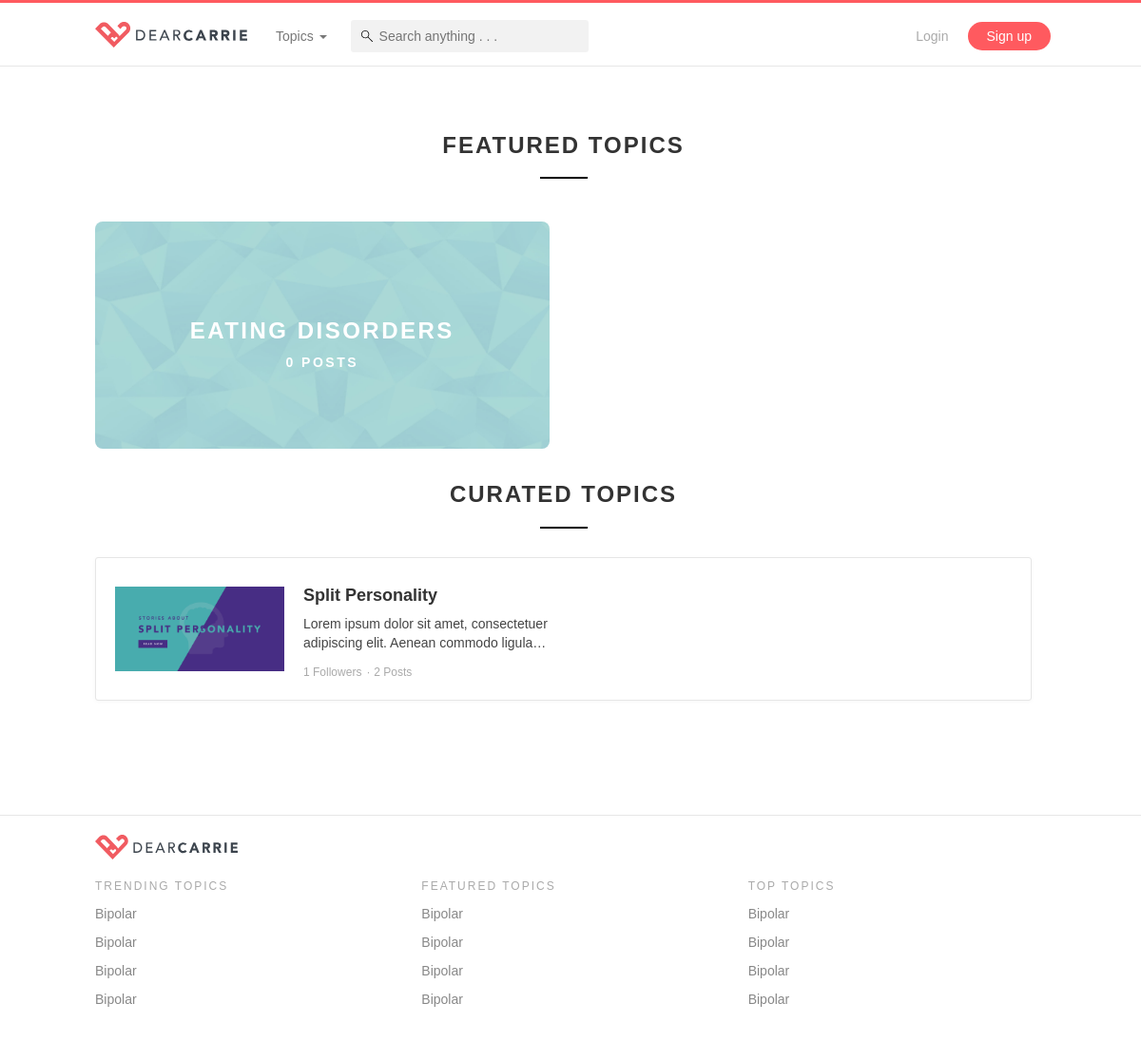
Page /topic.php on the committed database.
### tables this page shows
CREATE TABLE `topics` (
  `id` int(11) NOT NULL,
  `main_image` varchar(255) NOT NULL,
  `background` varchar(255) NOT NULL,
  `title` varchar(255) NOT NULL,
  `short_desc` varchar(255) NOT NULL,
  `description` varchar(255) NOT NULL,
  `date` timestamp NOT NULL DEFAULT CURRENT_TIMESTAMP ON UPDATE CURRENT_TIMESTAMP,
  `followers` int(11) NOT NULL DEFAULT '0',
  `posts` int(11) NOT NULL DEFAULT '0',
  `url` varchar(255) NOT NULL,
  `tel` varchar(255) NOT NULL,
  `type` varchar(255) NOT NULL,
  `order_num` int(11) NOT NULL,
  `score` double NOT NULL DEFAULT '0',
  `published` int(11) NOT NULL DEFAULT '1'
);

### controllers/commonFunctions.php (called while the page is built, shortened)
<?php
function checkLogin() {
	if(isset($_SESSION["role"])) {
		return false;
	}
	else {
		return true;
	}
}
function connectToDataBase() {
	$theLineToDatabase =  mysqli_connect("localhost","root","root","dearcarrie");
	if(!$theLineToDatabase) {
		header("location: error.php?msg=Database connection error");
		exit();
	}
	else {
	  return $theLineToDatabase;
	}
}
function displayFeaturedTopics() {
	$conn = connectToDataBase();
	$sql = "SELECT * FROM topics WHERE type = 'featured' ORDER BY order_num";
	$result = $conn->query($sql);
	$resArr = array();
	if ($result->num_rows > 0) {
		 while($row = $result->fetch_assoc()) {
			 $resArr[] = $row;
		 }
	}
	return $resArr;
}
function displayCuratedTopics() {
	$conn = connectToDataBase();
	$sql = "SELECT * FROM topics WHERE type = 'curated' ORDER BY order_num";
	$result = $conn->query($sql);
	$resArr = array();
	if ($result->num_rows > 0) {
		 while($row = $result->fetch_assoc()) {
			 $resArr[] = $row;
		 }
	}
	return $resArr;
}
function countPostByTopicID($topicid) {
	$conn = connectToDataBase();
	$sql = "SELECT COUNT(*) AS total
					FROM curation c
					INNER JOIN posts p ON c.postid = p.id
					WHERE c.topicid='$topicid' AND p.published = 1";
	$result = $conn->query($sql);
	$value = $result->fetch_assoc();
	return $value["total"];
}
function countFollowersByTopicID($topicid) {
	$conn = connectToDataBase();
	$sql = "SELECT COUNT(*) AS total
					FROM topic_follow
					WHERE topicid = '$topicid'";
	$result = $conn->query($sql);
	$value = $result->fetch_assoc();
	return $value["total"];
}
?>

### topic.php (the view, shortened to what this page needs)
<!DOCTYPE html>
<?php
  include('controllers/templates.php');
  $featuredTopics = displayFeaturedTopics();
  $curatedTopics = displayCuratedTopics();
?>
<html lang="en">
  <body>
    <?= navbar(); ?>
    <div class="page-container">
      <h3 class="hero-center">Featured Topics</h3>
      <div class="row">
          <?php foreach ($featuredTopics as $featuredTopic) { ?>
          <div class="col-sm-6">
              <div class="featured-topics">
                  <a href="topicDetails?topicID=<?=$featuredTopic["id"];?>">
                      <img src="<?=$featuredTopic["background"];?>" class="img-responsive">
                      <div class="text">
                          <h3><?=$featuredTopic["title"];?></h3>
                          <p><?=$featuredTopic["posts"];?> Posts</p>
                      </div>
                  </a>
              </div>
          </div>
          <?php } ?>
      </div>
      <h3 class="hero-center">Curated Topics</h3>
      <div class="row">
          <?php
            foreach ($curatedTopics as $topic) {
            $postCount = countPostByTopicID($topic["id"]);
            $followerCount = countFollowersByTopicID($topic["id"]);
          ?>
            <div class="col-sm-12">
                <div class="card topic-card">
                    <div class="image">
                      <a href="topicDetails?topicID=<?=$topic["id"];?>"><img src="<?=$topic["main_image"];?>" class="img-responsive"></a>
                    </div>
                    <div class="content short">
                      <a href="topicDetails?topicID=<?=$topic["id"];?>">
                        <h4><?=$topic["title"];?></h4>
                        <p><?=$topic["description"];?></p>
                        <div class="followers"><?=$followerCount;?> Followers</div>
                        <div class="posts"><?=$postCount;?> Posts</div>
                      </a>
                    </div>
                    <div class="action">
                    </div>
                </div>
            </div>
          <?php } ?>
      </div>
    </div>
    <?= footer(); ?>
  </body>
</html>

### css/style.css (style rules this page uses)
:root { --light-bg: #fafafa; --light-border: #e6e6e6; --primary-color: #ff5a5f; --light-primary-color: #ffd9da; --light-text: #aaaaaa; --text-color: #444444; --medium-text: #888888; --primary-hover-color: #e25963; --admin-primary-color: #2e335b; --admin-secondary-color: #337ab7; --admin-hover-color: #3a4170; --serif-font: "Times New Roman", Georgia, Serif; }
body { background-color: white; font-family: Avenir, Arial, sans-serif; }
body > .page-container { padding: 120px 15px 100px 0; min-height: 700px; animation: fadein .5s; -moz-animation: fadein .5s; -webkit-animation: fadein .5s; -o-animation: fadein .5s; }
.page-container, .page-container-admin { max-width: 1000px; margin: 0 auto; display: block; padding: 0; }
a, a:hover, a:link, a:visited, a:link { color: inherit; cursor: pointer; }
.card { background-color: white; box-shadow: 0 1px 4px rgba(0,0,0,.04); border: 1px solid var(--light-border); border-radius: 3px; padding: 20px; float: left; display: block; width: 100%; margin-bottom: 20px; position: relative; }
.card.topic-card { display: table; width: 100%; }
.card.topic-card > * { display: table-cell; vertical-align: middle; padding-right: 20px; }
.card.topic-card > *:last-child { padding-right: 0; }
.card.topic-card .content.short p { margin-bottom: 10px; }
.card.topic-card .content { margin-bottom: 0; }
.card.topic-card .image { width: 21%; }
.card.topic-card .content { width: 60%; }
.card.topic-card .action { width: 30%; text-align: right; }
.card > .header > a.edit:hover, { opacity: 1; text-decoration: none; }
.card .content p { margin-bottom: 20px; color: var(--text-color); }
.card .content.short p { overflow: hidden; text-overflow: ellipsis; display: -webkit-box; -webkit-line-clamp: 2; -webkit-box-orient: vertical; }
.card .content { display: block; margin-bottom: 20px; }
.card .date, .card .followers { display: inline-block; color: var(--light-text) !important; font-size: 12px; }
.card .date::after, .card .followers::after { content: '\00B7'; margin-left: 5px; }
.card .views, .card .posts { display: inline-block; color: var(--light-text) !important; font-size: 12px; }
h1, h2 ,h3 , h4 { font-family: Avenir, Arial, sans-serif; font-weight: bold; }
h3.hero-center, h4.hero-center { text-align: center; text-transform: uppercase; letter-spacing: 2px; }
h3.hero-center::after { display: block; width: 50px; border-bottom: 2px solid black; content: ''; margin: 20px auto 30px auto; }
.featured-topics { text-align: center; position: relative; margin-top: 15px; margin-bottom: 15px; border-radius: 3px; transition: all 0.3s ease 0s; }
.featured-topics > a > .text { position: absolute; top: 34%; left: 0; right: 0; bottom: 0; color: #fff; font-weight: 900; text-transform: uppercase; letter-spacing: 2.5px; }
.featured-topics > a > img { border-radius: 8px; }

### rows in the picture
topics: background (picture), title "EATING DISORDERS", posts "0"
topics: main_image (picture), title "Split Personality", description "Lorem ipsum dolor sit amet, consectetuer adipiscing elit. Aenean commodo…", followerCount "1", postCount "2"
